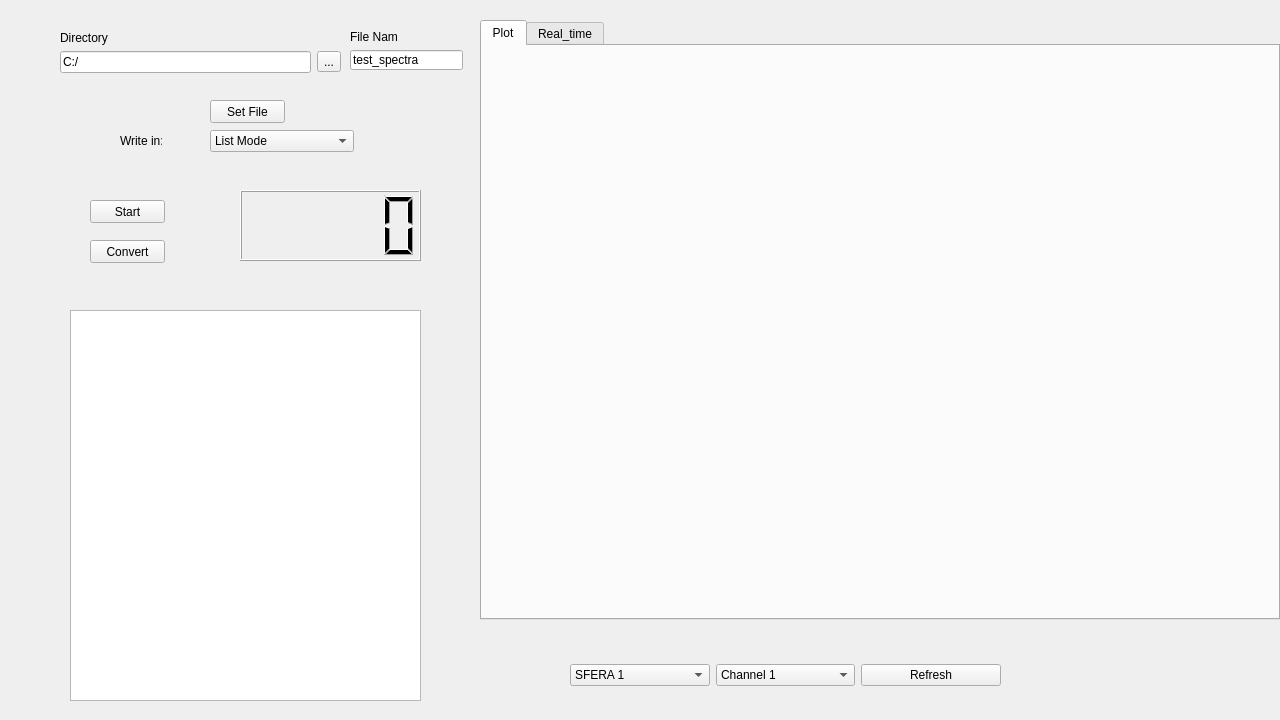
<?xml version="1.0" encoding="UTF-8"?>
<ui version="4.0">
 <class>Spectra</class>
 <widget class="QWidget" name="Spectra">
  <property name="geometry">
   <rect>
    <x>0</x>
    <y>0</y>
    <width>1280</width>
    <height>720</height>
   </rect>
  </property>
  <property name="windowTitle">
   <string>Form</string>
  </property>
  <widget class="QLabel" name="label_2">
   <property name="geometry">
    <rect>
     <x>60</x>
     <y>30</y>
     <width>81</width>
     <height>16</height>
    </rect>
   </property>
   <property name="text">
    <string>Directory</string>
   </property>
  </widget>
  <widget class="QWidget" name="layoutWidget">
   <property name="geometry">
    <rect>
     <x>60</x>
     <y>50</y>
     <width>281</width>
     <height>24</height>
    </rect>
   </property>
   <layout class="QHBoxLayout" name="horizontalLayout">
    <item>
     <widget class="QLineEdit" name="directory_name">
      <property name="text">
       <string>C:/</string>
      </property>
     </widget>
    </item>
    <item>
     <widget class="QToolButton" name="toolButton">
      <property name="text">
       <string>...</string>
      </property>
     </widget>
    </item>
   </layout>
  </widget>
  <widget class="QPushButton" name="start">
   <property name="geometry">
    <rect>
     <x>90</x>
     <y>200</y>
     <width>75</width>
     <height>23</height>
    </rect>
   </property>
   <property name="text">
    <string>Start</string>
   </property>
  </widget>
  <widget class="QPushButton" name="convert">
   <property name="geometry">
    <rect>
     <x>90</x>
     <y>240</y>
     <width>75</width>
     <height>23</height>
    </rect>
   </property>
   <property name="text">
    <string>Convert</string>
   </property>
  </widget>
  <widget class="QWidget" name="layoutWidget_2">
   <property name="geometry">
    <rect>
     <x>570</x>
     <y>660</y>
     <width>431</width>
     <height>30</height>
    </rect>
   </property>
   <layout class="QHBoxLayout" name="horizontalLayout_2">
    <item>
     <widget class="QComboBox" name="sfera">
      <item>
       <property name="text">
        <string>SFERA 1</string>
       </property>
      </item>
      <item>
       <property name="text">
        <string>SFERA 2</string>
       </property>
      </item>
      <item>
       <property name="text">
        <string>SFERA 3</string>
       </property>
      </item>
      <item>
       <property name="text">
        <string>SFERA 4</string>
       </property>
      </item>
      <item>
       <property name="text">
        <string>SFERA 5</string>
       </property>
      </item>
      <item>
       <property name="text">
        <string>SFERA 6</string>
       </property>
      </item>
      <item>
       <property name="text">
        <string>SFERA 7</string>
       </property>
      </item>
      <item>
       <property name="text">
        <string>SFERA 8</string>
       </property>
      </item>
      <item>
       <property name="text">
        <string>SFERA 9</string>
       </property>
      </item>
      <item>
       <property name="text">
        <string>SFERA 10</string>
       </property>
      </item>
      <item>
       <property name="text">
        <string>SFERA 11</string>
       </property>
      </item>
      <item>
       <property name="text">
        <string>SFERA 12</string>
       </property>
      </item>
     </widget>
    </item>
    <item>
     <widget class="QComboBox" name="comboBox">
      <item>
       <property name="text">
        <string>Channel 1</string>
       </property>
      </item>
      <item>
       <property name="text">
        <string>Channel 2</string>
       </property>
      </item>
      <item>
       <property name="text">
        <string>Channel 3</string>
       </property>
      </item>
      <item>
       <property name="text">
        <string>Channel 4</string>
       </property>
      </item>
      <item>
       <property name="text">
        <string>Channel 5</string>
       </property>
      </item>
      <item>
       <property name="text">
        <string>Channel 6</string>
       </property>
      </item>
      <item>
       <property name="text">
        <string>Channel 7</string>
       </property>
      </item>
      <item>
       <property name="text">
        <string>Channel 8</string>
       </property>
      </item>
      <item>
       <property name="text">
        <string>Channel 9</string>
       </property>
      </item>
      <item>
       <property name="text">
        <string>Channel 10</string>
       </property>
      </item>
      <item>
       <property name="text">
        <string>Channel 11</string>
       </property>
      </item>
      <item>
       <property name="text">
        <string>Channel 12</string>
       </property>
      </item>
      <item>
       <property name="text">
        <string>Channel 13</string>
       </property>
      </item>
      <item>
       <property name="text">
        <string>Channel 14</string>
       </property>
      </item>
      <item>
       <property name="text">
        <string>Channel 15</string>
       </property>
      </item>
      <item>
       <property name="text">
        <string>Channel 16</string>
       </property>
      </item>
     </widget>
    </item>
    <item>
     <widget class="QPushButton" name="pushButton">
      <property name="text">
       <string>Refresh</string>
      </property>
     </widget>
    </item>
   </layout>
  </widget>
  <widget class="QLineEdit" name="file_name">
   <property name="geometry">
    <rect>
     <x>350</x>
     <y>50</y>
     <width>113</width>
     <height>20</height>
    </rect>
   </property>
   <property name="text">
    <string>test_spectra</string>
   </property>
  </widget>
  <widget class="LCDNumber" name="lcd_display">
   <property name="geometry">
    <rect>
     <x>240</x>
     <y>190</y>
     <width>181</width>
     <height>71</height>
    </rect>
   </property>
  </widget>
  <widget class="QLabel" name="label_3">
   <property name="geometry">
    <rect>
     <x>350</x>
     <y>30</y>
     <width>47</width>
     <height>13</height>
    </rect>
   </property>
   <property name="text">
    <string>File Name</string>
   </property>
  </widget>
  <widget class="QTextBrowser" name="logger">
   <property name="geometry">
    <rect>
     <x>70</x>
     <y>310</y>
     <width>351</width>
     <height>391</height>
    </rect>
   </property>
  </widget>
  <widget class="QTabWidget" name="tabWidget">
   <property name="geometry">
    <rect>
     <x>480</x>
     <y>20</y>
     <width>800</width>
     <height>600</height>
    </rect>
   </property>
   <property name="currentIndex">
    <number>0</number>
   </property>
   <widget class="QWidget" name="Plot">
    <attribute name="title">
     <string>Plot</string>
    </attribute>
    <widget class="QCustomPlot" name="widget" native="true">
     <property name="geometry">
      <rect>
       <x>30</x>
       <y>30</y>
       <width>700</width>
       <height>500</height>
      </rect>
     </property>
    </widget>
   </widget>
   <widget class="QWidget" name="Real_time">
    <attribute name="title">
     <string>Real_time</string>
    </attribute>
    <widget class="QCustomPlot" name="widget_2" native="true">
     <property name="geometry">
      <rect>
       <x>30</x>
       <y>30</y>
       <width>700</width>
       <height>500</height>
      </rect>
     </property>
    </widget>
   </widget>
  </widget>
  <widget class="QPushButton" name="set_file">
   <property name="geometry">
    <rect>
     <x>210</x>
     <y>100</y>
     <width>75</width>
     <height>23</height>
    </rect>
   </property>
   <property name="text">
    <string>Set File</string>
   </property>
  </widget>
  <widget class="QComboBox" name="write_mode">
   <property name="geometry">
    <rect>
     <x>210</x>
     <y>130</y>
     <width>144</width>
     <height>22</height>
    </rect>
   </property>
   <item>
    <property name="text">
     <string>List Mode</string>
    </property>
   </item>
   <item>
    <property name="text">
     <string>Spectra Mode</string>
    </property>
   </item>
  </widget>
  <widget class="QLabel" name="label">
   <property name="geometry">
    <rect>
     <x>120</x>
     <y>130</y>
     <width>42</width>
     <height>22</height>
    </rect>
   </property>
   <property name="text">
    <string>Write in:</string>
   </property>
  </widget>
 </widget>
 <customwidgets>
  <customwidget>
   <class>QCustomPlot</class>
   <extends>QWidget</extends>
   <header>qcustomplot.h</header>
   <container>1</container>
  </customwidget>
  <customwidget>
   <class>LCDNumber</class>
   <extends>QLCDNumber</extends>
   <header>lcdnumber.h</header>
  </customwidget>
 </customwidgets>
 <resources/>
 <connections/>
</ui>
